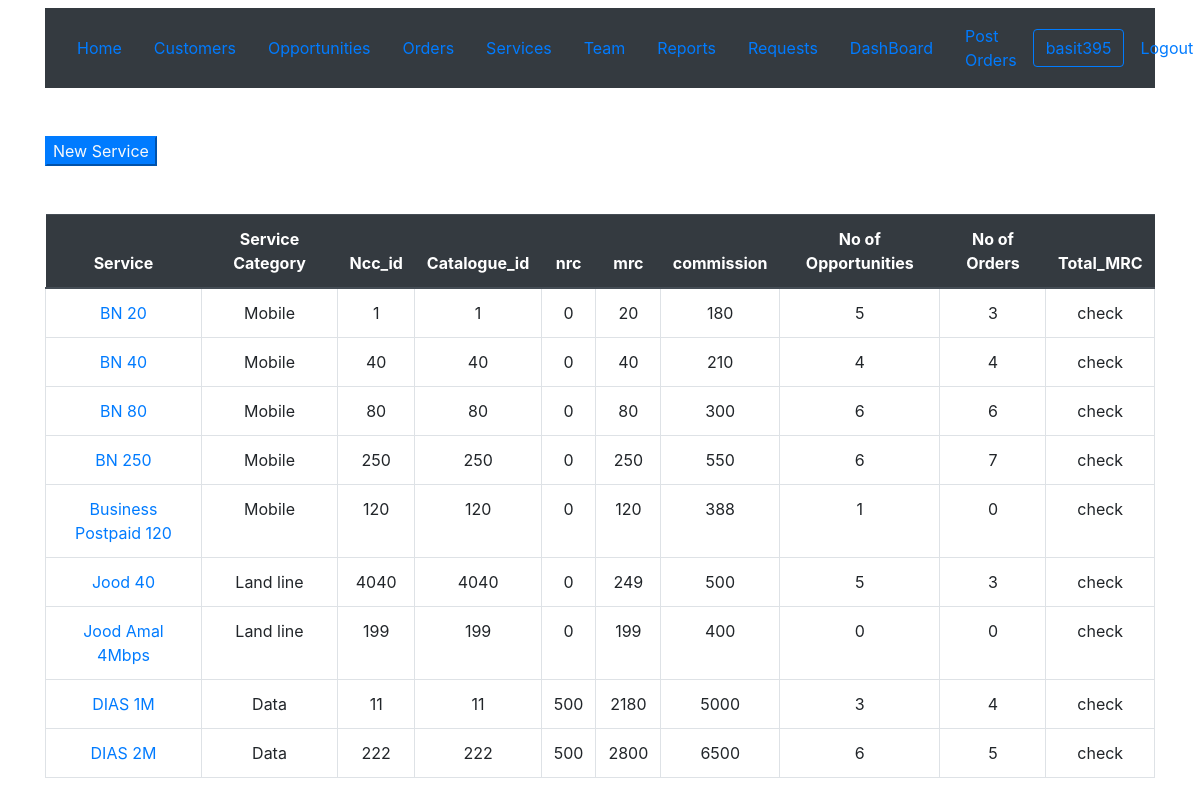
The app's page /crmapp/service/ (signed in) with its own data.
### crmapp/models.py (models this page shows, shortened)
class service(models.Model):
    servicename = models.CharField("Service",max_length=100,null=True)
    servicecategory = models.ForeignKey(servicecategory,blank=True,on_delete=models.CASCADE,related_name='category_services',verbose_name ='Service Category')
    ncc_id = models.IntegerField(unique=True)
    catalogue_id = models.IntegerField(unique=True)
    nrc = models.IntegerField()
    mrc = models.IntegerField()
    commission = models.IntegerField()

class servicecategory(models.Model):
    servicecategoryname = models.CharField("Service Category",max_length=100,null=True)
    class Meta:
        verbose_name ='Service Category'
        verbose_name_plural ='Service Categorys'
    def __str__(self):
        return self.servicecategoryname

### crmapp/views.py (the view)
# urls.py: path('service/', views.servicelist, name='servicelist'),
@login_required
def servicelist(request):
    servicelist = service.objects.all().order_by('servicecategory')
    context = {'servicelist':servicelist}
    return render(request, 'crmapp/servicelist.html',context)

### crmapp/templates/crmapp/servicelist.html
{% extends 'crmapp/base.html' %}
{% block content %}
<div class="container mt-5">
<button  class="btn-primary text-light"><a class="text-light "href="{% url 'servicenew' %}">New Service</a></button>
{% if servicelist %}
<table class="table mt-5">
    <thead class="thead-dark">
  <tr>
    <th class="text-center">Service</th>
    <th class="text-center">Service Category</th>
    <th class="text-center">Ncc_id</th>
    <th class="text-center">Catalogue_id</th>
    <th class="text-center">nrc</th>
    <th class="text-center">mrc</th>
    <th class="text-center">commission</th>
    <th class="text-center">No of Opportunities</th>
    <th class="text-center">No of Orders</th>
    <th class="text-center">Total_MRC</th>
  </tr>
  {% for service in servicelist %}
  <tr>
    <td class="border text-center"><a href="{% url 'servicedetail' pk=service.id %}">{{service.servicename}}</a></td>
    <td class="border text-center">{{service.servicecategory}}</td>
    <td class="border text-center">{{service.ncc_id}}</td>
    <td class="border text-center">{{service.catalogue_id}}</td>
    <td class="border text-center">{{service.nrc}}</td>
    <td class="border text-center">{{service.mrc}}</td>
    <td class="border text-center">{{service.commission}}</td>
    <td class="border text-center">{{service.service_opportunities.count}}</td>
    <td class="border text-center">{{service.service_orders.count}}</td>
    <td class="border text-center">check</td>
  </tr>
  {% endfor %}
</table>
{% endif %}
</div>
  {% endblock %}

### crmapp/templates/crmapp/base.html (shortened to what this page needs)
<!DOCTYPE html>
<html lang="en" dir="ltr">
  <head>
<link rel="stylesheet" href="https://stackpath.bootstrapcdn.com/bootstrap/4.5.0/css/bootstrap.min.css">
</head>
  <body>
  <div class="container mt-2">
  <nav class="navbar navbar-expand-lg navbar-light bg-dark">
    <a class="nav-link" href="{% url 'home' %}">Home<span class="sr-only">(current)</span></a>
    <a class="nav-link" href="{% url 'customerslist' %}"> Customers <span class="sr-only">(current)</span></a>
    <a class="nav-link" href="{% url 'opportunitylist' %}"> Opportunities <span class="sr-only">(current)</span></a>
    <a class="nav-link" href="{% url 'order' %}">Orders<span class="sr-only">(current)</span></a>
    <a class="nav-link" href="{% url 'servicelist' %}">Services<span class="sr-only">(current)</span></a>
    <a class="nav-link" href="{% url 'stafflist' %}">Team <span class="sr-only">(current)</span></a>
    <a class="nav-link" href="{% url 'report' %}">Reports<span class="sr-only">(current)</span></a>
    <a class="nav-link" href="{% url 'suggestion' %}">Requests<span class="sr-only">(current)</span></a>
    <a class="nav-link" href="{% url 'dashboard' %}">DashBoard<span class="sr-only">(current)</span></a>
    <a class="nav-link" href="{% url 'orderpost' %}">Post Orders<span class="sr-only">(current)</span></a>
    {% if user.username %}
    <button  class="btn btn-outline-primary">{{user.username}}</a></button>
    <a class="nav-link" href="{% url 'logout' %}">Logout<span class="sr-only">(current)</span></a>
    {% else %}
    <a class="nav-link" href="{% url 'login' %}">Login<span class="sr-only">(current)</span></a>
    {% endif %}
  </nav>
</div>
{% block content %}
  {% endblock %}
  </body>
</html>

### records on screen
service: servicename "BN 20", servicecategory "Mobile", ncc_id "1", catalogue_id "1", nrc "0", mrc "20", commission "180", service_opportunities.count "5", service_orders.count "3"
service: servicename "BN 40", servicecategory "Mobile", ncc_id "40", catalogue_id "40", nrc "0", mrc "40", commission "210", service_opportunities.count "4", service_orders.count "4"
service: servicename "BN 80", servicecategory "Mobile", ncc_id "80", catalogue_id "80", nrc "0", mrc "80", commission "300", service_opportunities.count "6", service_orders.count "6"
service: servicename "BN 250", servicecategory "Mobile", ncc_id "250", catalogue_id "250", nrc "0", mrc "250", commission "550", service_opportunities.count "6", service_orders.count "7"
service: servicename "Business Postpaid 120", servicecategory "Mobile", ncc_id "120", catalogue_id "120", nrc "0", mrc "120", commission "388", service_opportunities.count "1", service_orders.count "0"
service: servicename "Jood 40", servicecategory "Land line", ncc_id "4040", catalogue_id "4040", nrc "0", mrc "249", commission "500", service_opportunities.count "5", service_orders.count "3"
service: servicename "Jood Amal 4Mbps", servicecategory "Land line", ncc_id "199", catalogue_id "199", nrc "0", mrc "199", commission "400", service_opportunities.count "0", service_orders.count "0"
service: servicename "DIAS 1M", servicecategory "Data", ncc_id "11", catalogue_id "11", nrc "500", mrc "2180", commission "5000", service_opportunities.count "3", service_orders.count "4"
service: servicename "DIAS 2M", servicecategory "Data", ncc_id "222", catalogue_id "222", nrc "500", mrc "2800", commission "6500", service_opportunities.count "6", service_orders.count "5"

### other values on screen
{{ user.username }} "basit395"
